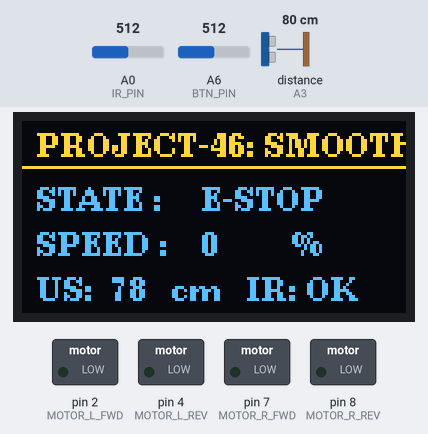
The sketch below on a simulated Arduino Nano, built with avr-gcc and run on an emulated ATmega328P. Parts: 128×64 one-colour display, switched loads named in the sketch (green lamp = pin HIGH). Wiring (inferred from the names in the program): ultrasonic range finder: trigger pin 5; echo A3. Inputs (shaded band) come from the test bench; at power-on: A0 (IR_PIN) = 512, distance to the obstacle (sensor on A3) 80 cm, A6 (BTN_PIN) = 512. The echo pulse lasts 58.3 µs per cm; the OLED is the two-colour kind (top 16 rows yellow); pins used as bus, display or sensor lines are not drawn; what the sketch prints to the serial monitor is not drawn.

Above: at 1.4 s.
1.5 s: A0 (IR_PIN) set to 482
At 3.3 s:
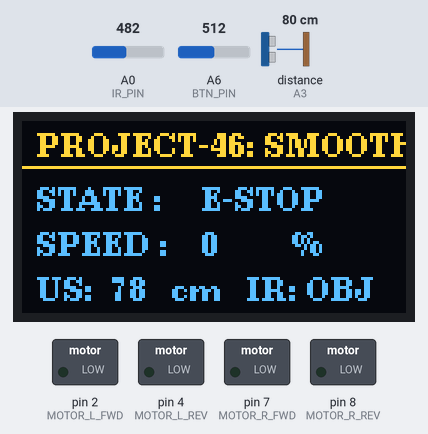
3.9 s: distance to the obstacle (sensor on A3) set to 2 cm
At 5.3 s:
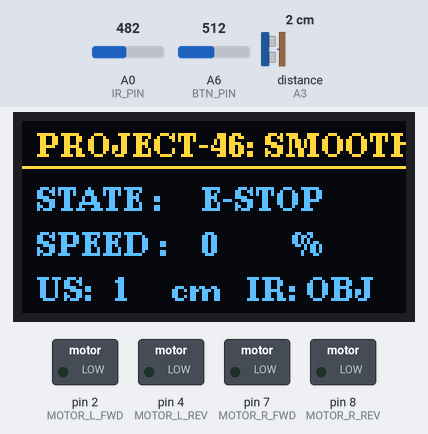
6.3 s: distance to the obstacle (sensor on A3) set to 4 cm
At 8.3 s:
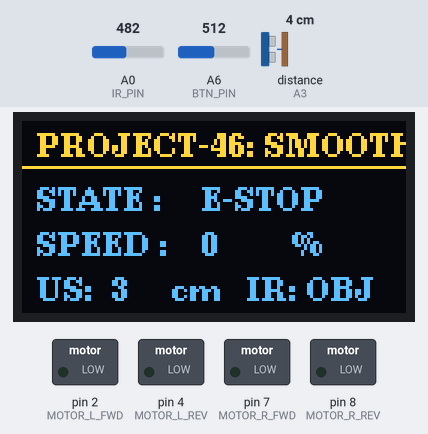
8.6 s: A0 (IR_PIN) set to 511
At 9.9 s:
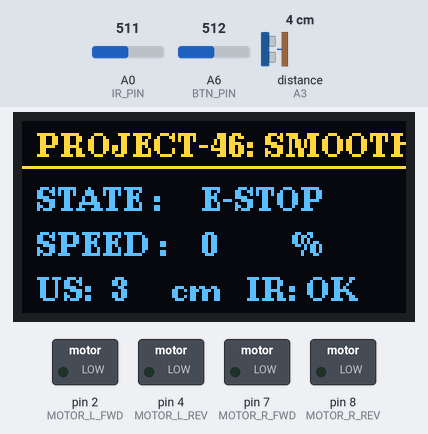
11.0 s: distance to the obstacle (sensor on A3) set to 35 cm
At 12.5 s:
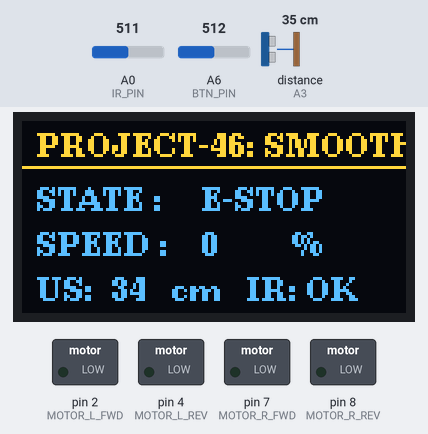
Timing chart, 0 to 14.0 s (numbered marks = the images above; inputs shaded):
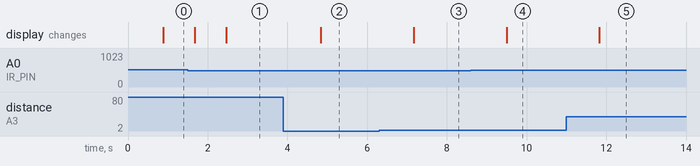

Measured:
- the behaviour switches between 500 and 499 on A0 (IR_PIN) (found by bisection; images 0 and 1)
- after the input at 1.5 s, the display: first differs from a run without the input after 0.97 s (image 1)
- after the input at 3.9 s, the display: changes after 0.94 s (image 2)
- after the input at 6.3 s, the display: changes after 0.87 s (image 3)
- after the input at 8.6 s, the display: changes after 0.90 s (image 4)
- after the input at 11.0 s, the display: changes after 0.82 s (image 5)

The sketch:

Project_46.ino
```cpp
/*
==================================================
Day 46 | Project-46: Smooth Car Movement
Board  : Young Engineer Board
Pinout:
  - Motors   : L_FWD D2, L_REV D4, R_FWD D7, R_REV D8
  - Sensors  : Ultrasonic (Trig D5, Echo A3), IR Sensor (A0)
  - UI       : Buttons (A6), OLED Display (I2C)
  - Serial   : 9600 Baud
==================================================
*/

#include <Wire.h>
#include <U8g2lib.h>

// Updated Motor Pins
#define MOTOR_L_FWD 2
#define MOTOR_L_REV 4
#define MOTOR_R_FWD 7
#define MOTOR_R_REV 8

#define TRIG_PIN    5
#define ECHO_PIN    A3
#define IR_PIN      A0
#define BTN_PIN     A6

#define BTN_SEL_MIN  925
#define BTN_SEL_MAX  938
#define BTN_BACK_MIN 728
#define BTN_BACK_MAX 740

enum Button { BTN_NONE, BTN_SELECT, BTN_BACK };

Button readButton() {
  int val = analogRead(BTN_PIN);
  if (val >= BTN_SEL_MIN  && val <= BTN_SEL_MAX)  return BTN_SELECT;
  if (val >= BTN_BACK_MIN && val <= BTN_BACK_MAX) return BTN_BACK;
  return BTN_NONE;
}

U8G2_SSD1306_128X64_NONAME_1_HW_I2C u8g2(U8G2_R0, /* reset=*/ U8X8_PIN_NONE);

enum SystemState { STATE_STOPPED, STATE_RUNNING };
SystemState robotState = STATE_STOPPED;

// Speed Ramping Parameters (Software PWM)
int currentSpeed = 0;
int targetSpeed  = 0;
const int MAX_SPEED = 200;
const int RAMP_STEP = 10;

int distanceCm = 0;
bool irDetected = false;

unsigned long prevSense = 0;
unsigned long prevRamp  = 0;
unsigned long prevDebounce = 0;
Button prevBtn = BTN_NONE;

void setMotorDrive(int speed) {
  if (speed <= 0) {
    digitalWrite(MOTOR_L_FWD, LOW);
    digitalWrite(MOTOR_L_REV, LOW);
    digitalWrite(MOTOR_R_FWD, LOW);
    digitalWrite(MOTOR_R_REV, LOW);
    return;
  }

  // Software PWM drive on non-PWM pins
  int onTime = map(speed, 0, MAX_SPEED, 0, 10);
  int offTime = 10 - onTime;

  digitalWrite(MOTOR_L_REV, LOW);
  digitalWrite(MOTOR_R_REV, LOW);

  if (onTime > 0) {
    digitalWrite(MOTOR_L_FWD, HIGH);
    digitalWrite(MOTOR_R_FWD, HIGH);
    delayMicroseconds(onTime * 100);
  }
  if (offTime > 0) {
    digitalWrite(MOTOR_L_FWD, LOW);
    digitalWrite(MOTOR_R_FWD, LOW);
    delayMicroseconds(offTime * 100);
  }
}

void eStop() {
  digitalWrite(MOTOR_L_FWD, LOW);
  digitalWrite(MOTOR_L_REV, LOW);
  digitalWrite(MOTOR_R_FWD, LOW);
  digitalWrite(MOTOR_R_REV, LOW);
  currentSpeed = 0;
  targetSpeed = 0;
}

void rampSpeed() {
  if (currentSpeed < targetSpeed) {
    currentSpeed += RAMP_STEP;
    if (currentSpeed > targetSpeed) currentSpeed = targetSpeed;
  } else if (currentSpeed > targetSpeed) {
    currentSpeed -= RAMP_STEP;
    if (currentSpeed < targetSpeed) currentSpeed = targetSpeed;
  }
}

int readDistance() {
  digitalWrite(TRIG_PIN, LOW);
  delayMicroseconds(4);
  digitalWrite(TRIG_PIN, HIGH);
  delayMicroseconds(10);
  digitalWrite(TRIG_PIN, LOW);

  unsigned long duration = pulseIn(ECHO_PIN, HIGH, 20000UL);
  if (duration == 0 || duration > 18000UL) return -1;
  return (int)((duration * 0.034) / 2);
}

void updateOLED() {
  u8g2.firstPage();
  do {
    u8g2.setFont(u8g2_font_ncenB08_tr);
    u8g2.drawStr(5, 12, "PROJECT-46: SMOOTH");
    u8g2.drawHLine(0, 15, 128);

    // State
    u8g2.drawStr(5, 30, "STATE :");
    u8g2.drawStr(60, 30, (robotState == STATE_RUNNING) ? "RUNNING" : "E-STOP");

    // Speed %
    u8g2.drawStr(5, 45, "SPEED :");
    int pct = map(currentSpeed, 0, MAX_SPEED, 0, 100);
    char sBuf[5]; itoa(pct, sBuf, 10);
    u8g2.drawStr(60, 45, sBuf);
    u8g2.drawStr(90, 45, "%");

    // Sensors
    u8g2.drawStr(5, 60, "US:");
    if (distanceCm == -1) {
      u8g2.drawStr(30, 60, "--");
    } else {
      char dBuf[5]; itoa(distanceCm, dBuf, 10);
      u8g2.drawStr(30, 60, dBuf);
      u8g2.drawStr(50, 60, "cm");
    }

    u8g2.drawStr(75, 60, "IR:");
    u8g2.drawStr(95, 60, irDetected ? "OBJ" : "OK");
  } while (u8g2.nextPage());
}

void setup() {
  Serial.begin(9600);

  pinMode(MOTOR_L_FWD, OUTPUT);
  pinMode(MOTOR_L_REV, OUTPUT);
  pinMode(MOTOR_R_FWD, OUTPUT);
  pinMode(MOTOR_R_REV, OUTPUT);
  eStop();

  pinMode(TRIG_PIN, OUTPUT);
  pinMode(ECHO_PIN, INPUT);
  pinMode(IR_PIN, INPUT);
  pinMode(BTN_PIN, INPUT);
  digitalWrite(TRIG_PIN, LOW);

  u8g2.begin();
  Serial.println(F("PROJECT-46 READY (D2, D4, D7, D8)"));
}

void loop() {
  unsigned long now = millis();

  // Button Input
  Button btn = readButton();
  if (btn != prevBtn && (now - prevDebounce > 200)) {
    prevDebounce = now;
    if (btn == BTN_SELECT) {
      robotState = (robotState == STATE_RUNNING) ? STATE_STOPPED : STATE_RUNNING;
      if (robotState == STATE_STOPPED) eStop();
    } else if (btn == BTN_BACK) {
      robotState = STATE_STOPPED;
      eStop();
      Serial.println(F("[E-STOP] Stopped"));
    }
  }
  prevBtn = btn;

  // Sensor Evaluation (Every 100ms)
  if (now - prevSense >= 100) {
    prevSense = now;
    distanceCm = readDistance();
    irDetected = (analogRead(IR_PIN) < 500);

    if (robotState == STATE_RUNNING) {
      if (irDetected || (distanceCm > 0 && distanceCm < 15)) {
        targetSpeed = 0;             // Smooth brake
      } else if (distanceCm >= 15 && distanceCm < 30) {
        targetSpeed = MAX_SPEED / 2; // Slow cruise
      } else {
        targetSpeed = MAX_SPEED;     // Full speed
      }
    } else {
      targetSpeed = 0;
    }

    updateOLED();

    // Serial Telemetry
    Serial.print(F("Speed: "));
    Serial.print(currentSpeed);
    Serial.print(F(" | US: "));
    Serial.print(distanceCm);
    Serial.print(F("cm | IR: "));
    Serial.println(irDetected ? F("OBJ") : F("OK"));
  }

  // Smooth Speed Ramp (Every 20ms)
  if (now - prevRamp >= 20) {
    prevRamp = now;
    if (robotState == STATE_RUNNING || currentSpeed > 0) {
      rampSpeed();
    }
  }

  // Motor Drive Pulse
  if (robotState == STATE_RUNNING && currentSpeed > 0) {
    setMotorDrive(currentSpeed);
  } else {
    eStop();
  }
}
```
